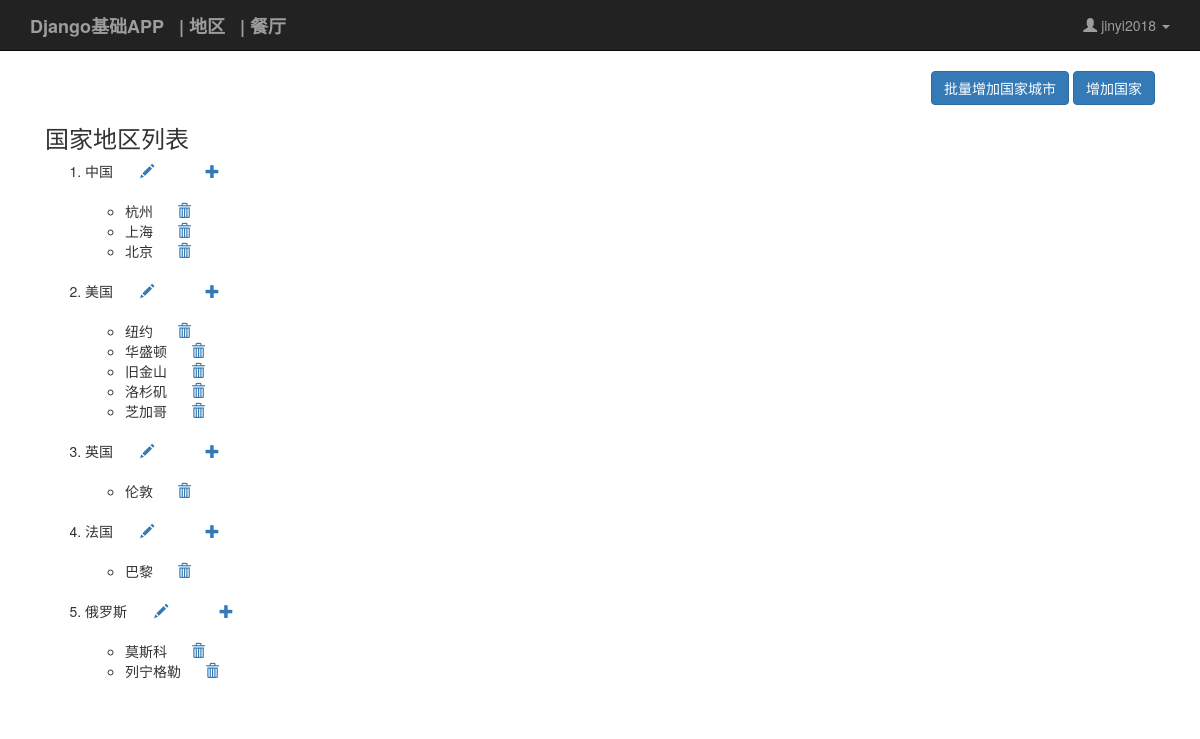
The page /accounts/profile/country-list/ (signed in) on the database its author committed.
### myaccount/models.py (models this page shows, shortened)
class Country(models.Model):
    name = models.CharField(verbose_name="国家", max_length=50)

class City(models.Model):
    name = models.CharField(verbose_name="城市", max_length=50)
    country = models.ForeignKey(Country, on_delete=models.CASCADE, verbose_name="国家",)

### myaccount/views.py (the view)
@login_required
@csrf_exempt
def country_list(request):
    if request.method == 'POST':
        name = request.POST['name']
        ob = Country.objects.filter(name=name)
        if ob.exists():
            return HttpResponse('2')
        try:
            Country.objects.create(name=name)
            return HttpResponse('1')
        except:
            return HttpResponse('3')
    else:
        countrys = Country.objects.all()
        country_form = CountryForm()
        city_form = CityForm()
        return render(request, 'myaccount/country_list.html', {"countrys":countrys, "city_form":city_form,
                                                               "country_form":country_form})

### templates/myaccount/country_list.html (shortened to what this page needs)
{% load staticfiles %}
{% load widget_tweaks %}
<!DOCTYPE html>
<html lang="zh-cn">
<html>
  <head>
<link rel="stylesheet" href="{% static 'css/bootstrap.css' %}">
</head>
<body class="bs-docs-home">
<nav class="navbar navbar-inverse navbar-static-top bs-docs-nav">
    <div class="container">
        <div class="navbar-header">
            <a class="navbar-brand" href="#"><strong>Django基础APP</strong></a>
            <a class="navbar-brand" href="{% url 'myaccount:country_list' %}"><strong>| 地区</strong></a>
            <a class="navbar-brand" href="{% url 'myrestaurants:restaurant_list' %}"><strong>| 餐厅</strong></a>
        </div>
        <div class="collapse navbar-collapse" id="myNavbar">
            <ul class="nav navbar-nav navbar-right">
                {% if user.is_authenticated %}
                    <li class="dropdown">
                        <a class="dropdown-toggle btn-green" data-toggle="dropdown" href="#">
                            <span class="glyphicon glyphicon-user"></span>
                            {{ user.username }}
                            <span class="caret"></span>
                        </a>
                    </li>
                {% endif %}
            </ul>
        </div>
    </div>
</nav>
    <main>
        <div class="container">
        {% block content %}
        <div class="col-md-12">
        <p class="text-right">
        <button  class="btn btn-primary" onclick="window.location.href='{% url "myaccount:add_citys" %}'">批量增加国家城市</button>
        <button class="btn btn-primary" onclick="add_country()">增加国家</button>
        </p>
        <h3>国家地区列表</h3>
        <ol class="olMap">
        {% for country in countrys %}
            <li>{{ country.name }}&nbsp;&nbsp;&nbsp;&nbsp;&nbsp;&nbsp;
                <a href="javascript:" onclick="edit_country('{{ country.id }}','{{ country.name }}')">
                <span class="glyphicon glyphicon-pencil"></span> </a>&nbsp;&nbsp;&nbsp;&nbsp;&nbsp;&nbsp;
                <a href="javascript:" onclick="add_city('{{ country.name }}','{{ country.id }}')">
                <span class="glyphicon glyphicon-plus" style="margin-left: 20px;"></span></a></li>
            <br>
            <ul>
            {% if country.city_set.exists %}
                {% for city in country.city_set.all %}
                    <li>{{ city.name }}
                    <a name="delete" href="javascript:" onclick="del_city('{{ city.id }}','{{ city.name }}')">
                        <span class="glyphicon glyphicon-trash" style="margin-left: 20px;"></span>
                    </a>
                    </li>
                {% endfor %}
            {% endif %}
            </ul>
            <br>
        {% empty %}
            <p>还没有记录！</p>
        {% endfor %}
        </ol>
        </div>
    {% endblock %}
    </div>
</main>
</body>
</html>

### rows shown on the page
Country: name "中国"
City: name "杭州"
City: name "上海"
City: name "北京"
Country: name "美国"
City: name "纽约"
City: name "华盛顿"
City: name "旧金山"
City: name "洛杉矶"
City: name "芝加哥"
Country: name "英国"
City: name "伦敦"
Country: name "法国"
City: name "巴黎"
Country: name "俄罗斯"
City: name "莫斯科"
City: name "列宁格勒"

### other values the page prints
{{ user.username }} "jinyi2018"
